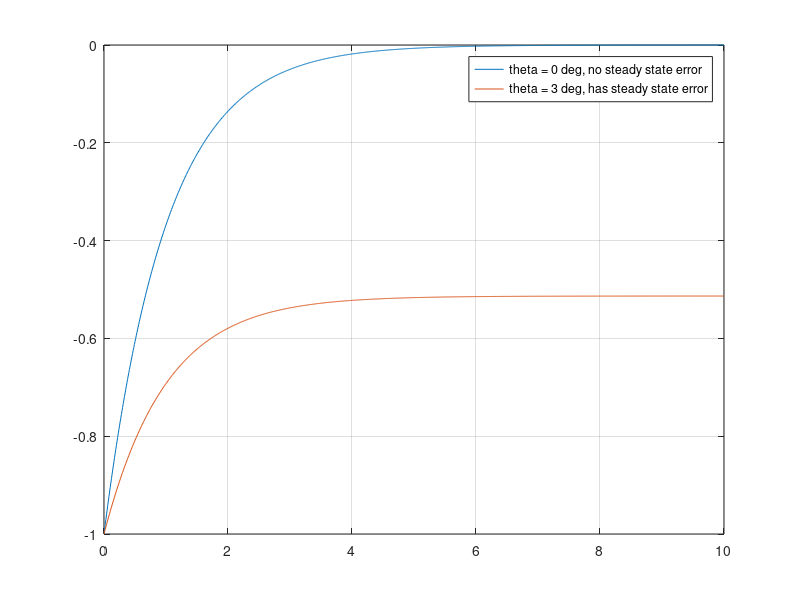
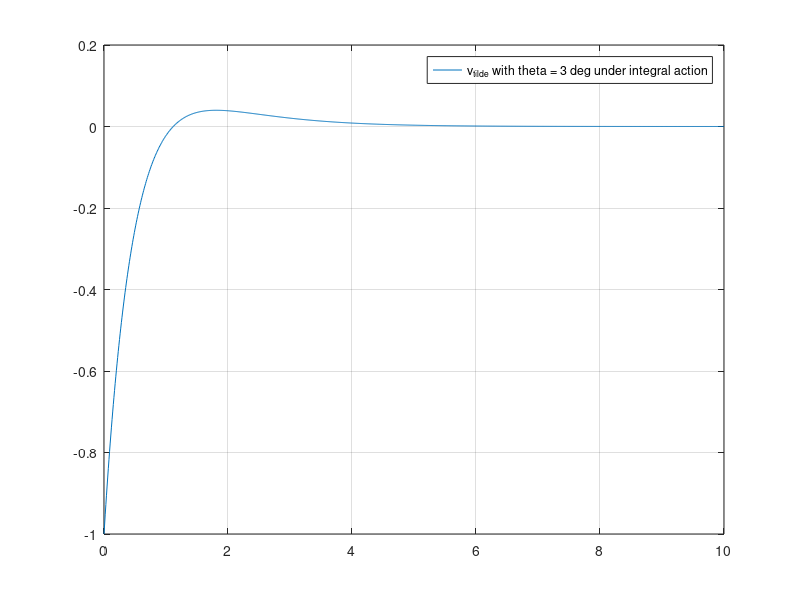

Write the MATLAB code that produced these figures, in order.
%clear
%clc

%parameter definition
m=1500;
n=4.8;
r=0.4;
g=9.81;
C_r=0.01;
rho=1.3;
C_d=0.32;
a=2.4;
theta_e=2*pi/180;
v_e=20;

%you may enter equations, but do not change the names of the variables given. 
%The auto-grader uses these variable names to check your answers!

%Part 1.1 Determine equilibrium engine torque
u_e= r/n * (m*g*C_r + 0.5*rho*C_d*a*v_e*v_e + m*g*sin(theta_e))

%Part 1.2.1 Determine the A,B,F matrices for the linearized system
A= - rho * C_d * a * v_e / m
B= n / (m * r)
F= - g * cos(theta_e)

%Part 1.2.2 Determine feedback gains of linear system to place pole at -1
k= 1 * 1/B * (A+1)

%Part 1.2.3 Determine the steady state error after 10 seconds

% Parameters
v0 = -1;    %initial condition
t = 0 : 0.01 : 10;  %simulation time
theta = [0 3*pi/180];   %theta in radians

% Simulate the system
odefun_1 = @(t,v)((A-B*k)*v + F*theta(1)); %without disturbance
odefun_2 = @(t,v)((A-B*k)*v + F*theta(2)); %with disturbance

% ODE of the feedback system
[t1,v1] = ode45(odefun_1, t , v0); %without disturbance
[t2,v2] = ode45(odefun_2, t , v0); %with disturbance

% Show results
plot(t1,v1,t2,v2)   
legend('theta = 0 deg, no steady state error',...
    'theta = 3 deg, has steady state error')
grid on

% Output the answer
sse= v2(end)

%Part 1.3.1 Determine A_I,B_I,F_I matrices of the linear system with integral action
%the subscript I is just used to indicate these matrices and vectors apply 
A_I= [A 0; 1 0]
B_I= [B ;0]
F_I= [F ;0]

%Part 1.3.2 Place poles of the system with integral action at -1,-2
k_I= [0 1] * [B_I A_I*B_I]^-1 *(A_I^2+3*A_I+2*eye(2))

%Part 1.3.3 with integral action determine the steady state error after 10
%seconds

% Parameters
v0 = [-1 ;0];   %v(0)=-1, z(0)=0

% Simulate the integral system
odefun = @(t,v)((A_I-B_I*k_I)*v + F_I*theta(2)); %with disturbance
[t3,v3] = ode45(odefun,t,v0);

% Show results
figure
plot(t3, v3(:,1))   
legend('v_t_i_l_d_e with theta = 3 deg under integral action')
grid on

sse_with_integral_action= v3(end,1)

